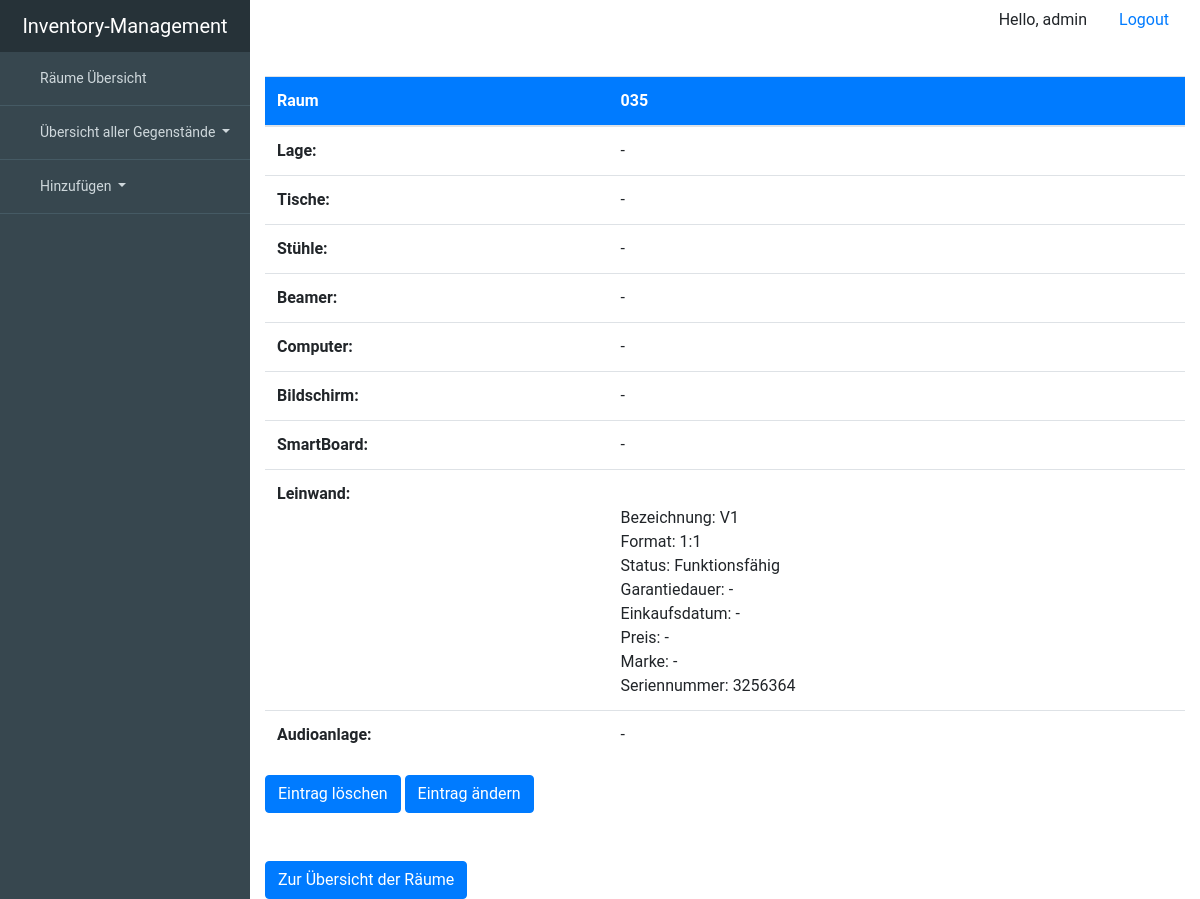
Screenshot of /room/035/ (signed in) with the database file from the repository.
### inventory_managementsentials/models.py (models this page shows, shortened)
class Room(models.Model):
    description = models.CharField(max_length=99, unique=True, primary_key=True)
    location = models.ForeignKey('Location', null=True, on_delete=models.SET_NULL, blank=True)
    blackboard = models.BooleanField(blank=True, null=True)
    chair = models.DecimalField(blank=True, max_digits=3, decimal_places=0, null=True)
    table = models.DecimalField(blank=True, max_digits=3, decimal_places=0, null=True)
    class Meta:
        verbose_name = "room"
        verbose_name_plural = "rooms"

class Device(models.Model):
    room = models.ForeignKey('Room', null=True, blank=True, on_delete=models.SET_NULL)
    description = models.CharField(max_length=99, unique=True, primary_key=True)
    working = 'working'
    broken = 'broken'
    status_choice = [(working, "working"), (broken, "broken")]
    status = models.CharField(choices=status_choice, max_length=7, blank=True, null=True)
    serialnumber = models.CharField(max_length=99, blank=True, null=True)
    warranty_period = models.IntegerField(blank=True, null=True)
    date_of_purchase = models.DateTimeField(blank=True, null=True)
    price = models.IntegerField(blank=True, null=True)
    brand = models.ForeignKey(Brand, on_delete=models.SET_NULL, blank=True, null=True)
    class Meta:
        abstract = True

class Canvas(Device):
    format11 = '1:1'
    format43 = '4:3'
    format169 = '16:9'
    format1610 = '16:10'
    format219 = '21:9'
    canvas_format_choice = [(format11, '1:1'), (format43, '4:3'), (format169, '16:9'), (format1610, '16:10'),
                            (format219, '21:9')]
    canvas_format = models.CharField(choices=canvas_format_choice, max_length=5, blank=True, null=True)
    class Meta:
        verbose_name = "Canvas"
        verbose_name_plural = "Canvas"

### inventory_managementsentials/views.py (the view)
# urls.py: url(r'^room/(?P<pk>.+)/$', views.RoomDetailView.as_view(), name='room'),
class RoomDetailView(LoginRequiredMixin, generic.DetailView):
    login_url = 'inventory_managementsentials:login'
    template_name = 'inventory_managementsentials/room_detail.html'
    model = Room

### inventory_managementsentials/templates/inventory_managementsentials/room_detail.html (shortened to what this page needs)
{% extends "inventory_managementsentials/base.html" %}
{% block content %}
    <table class="table table-hover" style="margin-top: 20px ">
        <thead style="background-color: #007bff; color: #ffffff">
        <tr>
            <th scope="col">Raum</th>
            <th scope="col">{{ object.description }}</th>
        </tr>
        </thead>
        <tbody>
        <tr>
            <th scope="row">Lage:</th>
            <td>{{ object.location|default_if_none:'-' }}</td>
        </tr>
        <tr>
            <th scope="row>">Tische:</th>
            <td>{{ object.table|default_if_none:'-' }}</td>
        </tr>
        <tr>
            <th scope="row>">Stühle:</th>
            <td>{{ object.chair|default_if_none:'-' }}</td>
        </tr>
        <tr>
        <th scope="row">Beamer:</th>
            <td>
                {% if object.beamer_set.all %}
                    {% for beamer in object.beamer_set.all %}
                        <br>
                        Bezeichnung: {{ beamer.description }}<br>
                        Anschlüsse:
                            {% if beamer.HDMI %}HDMI,{% endif %}
                            {% if beamer.VGA %}VGA,{% endif %}
                            {% if beamer.DVI %}DVI,{% endif %}
                            {% if beamer.DB %}DB,{% endif %}
                            {% if beamer.USBTypeC %}USBTypeC,{% endif %}
                        <br>
                        Status:
                        {% if beamer.status == 'working' %}
                            Funktionsfähig
                        {% elif beamer.status == 'broken' %}
                            Defekt
                        {% else %}
                            -
                        {% endif %}
                        <br>
                        Garantiedauer:
                        {% if beamer.warranty_period %}
                            {{ beamer.warranty_period }} Jahre
                        {% else %}
                            -
                        {% endif %}
                        <br>
                        Einkaufsdatum: {{ beamer.date_of_purchase|default_if_none:'-' }}<br>
                        Preis:
                        {% if beamer.price %}
                            {{ beamer.price}}€
                        {% else %}
                            keine Angabe
                        {% endif %}
                        <br>
                        Marke: {{ beamer.brand|default_if_none:'-'}}<br>
                        Seriennummer: {{ beamer.serialnumber|default_if_none:'-'}}<br>
                        <br>
                    {% endfor %}
                {% else %}
                    -
                {% endif %}
            </td>
        </tr>
        <tr>
            <th scope="row">Computer:</th>
            <td>
                {% if object.computer_set.all %}
                    {% for computer in object.computer_set.all %}
                        <br>
                        Bezeichnung: {{ computer.description }}<br>
                        Status:
                            {% if computer.status == 'working' %}
                                Funktionsfähig
                            {% elif computer.status == 'broken' %}
                                Defekt
                            {% else %}
                                -
                            {% endif %}
                        <br>
                        Garantiedauer:
                            {% if computer.warranty_period %}
                                {{ computer.warranty_period }} Jahre
                            {% else %}
                                -
                            {% endif %}
                        <br>
                        Einkaufsdatum: {{ computer.date_of_purchase|default_if_none:'-' }}<br>
                        Preis:
                        {% if computer.price %}
                            {{ computer.price}}€
                        {% else %}
                            -
                        {% endif %}
                        <br>
                        Marke: {{ computer.brand|default_if_none:'-'}}<br>
                        Seriennummer: {{ computer.serialnumber|default_if_none:'-'}}<br>
                        <br>
                    {% endfor %}
                {% else %}
                    -
                {% endif %}
            </td>
        </tr>
        <tr>
            <th scope="row">Bildschirm:</th>
            <td>
                {% if object.screen_set.all%}
                    {% for screen in object.screen_set.all %}
                        <br>
                        Bezeichnung: {{ screen.description}}<br>
                        Format: {{ screen.screen_format|default_if_none:'-' }}<br>
                        Status:
                            {% if screen.status == 'working' %}
                                Funktionsfähig
                            {% elif screen.status == 'broken' %}
                                Defekt
                            {% else %}
                                -
                            {% endif %}
                        <br>
                        Garantiedauer:
                        {% if screen.warranty_period %}
                            {{ screen.warranty_period }} Jahre
                        {% else %}
                            -
                        {% endif %}
                        <br>
                        Einkaufsdatum: {{ screen.date_of_purchase|default_if_none:'-' }}<br>
                        Preis:
                        {% if screen.price %}
                            {{ screen.price}}€
                        {% else %}
                            -
                        {% endif %}
                        <br>
                        Marke: {{ screen.brand|default_if_none:'-'}}<br>
                        Seriennummer: {{ screen.serialnumber|default_if_none:'-'}}<br>
                        <br>
                {% endfor %}
            {% else %}
            -
            {% endif %}
            </td>
        </tr>
        <tr>
            <th scope="row">SmartBoard:</th>
            <td>
                {% if object.smartboard_set.all %}
                    {% for smartboard in object.smartboard_set.all %}
                        <br>
                        Bezeichnung: {{ smartboard.description }}<br>
                        Status:
                            {% if smartboard.status == 'working' %}
                                Funktionsfähig
                            {% elif smartboard.status == 'broken' %}
                                Defekt
                            {% else %}
                                -
                            {% endif %}
                        <br>
                        Garantiedauer:
                        {% if smartboard.warranty_period %}
                            {{ smartboard.warranty_period }} Jahre
                        {% else %}
                            -
                        {% endif %}
                        <br>
                        Einkaufsdatum: {{ smartboard.date_of_purchase|default_if_none:'-' }}<br>
                        Preis:
                        {% if smartboard.price %}
                            {{ smartboard.price}}€
                        {% else %}
                            -
                        {% endif %}
                        <br>
                        Marke: {{ smartboard.brand|default_if_none:'-'}}<br>
                        Seriennummer: {{ smartboard.serialnumber|default_if_none:'-'}}<br>
                        <br>
                    {% endfor %}
                {% else%}
                    -
                {% endif %}
            </td>
        </tr>
        <tr>
            <th scope="row">Leinwand:</th>
            <td>
                {% if object.canvas_set.all %}
                    {% for canvas in object.canvas_set.all %}
                        <br>
                        Bezeichnung: {{ canvas.description}}<br>
                        Format: {{ canvas.canvas_format|default_if_none:'-' }}<br>
                        Status:
                        {% if canvas.status %}
                            Funktionsfähig<br>
                        {% elif canvas.status == False %}
                            Kaputt<br>
                        {% else %}
                            -
                        {% endif %}
                        Garantiedauer:
                        {% if canvas.warranty_period %}
                            {{ canvas.warranty_period }} Jahre
                        {% else %}
                            -
                        {% endif %}
                        <br>
                        Einkaufsdatum: {{ canvas.date_of_purchase|default_if_none:'-' }}<br>
                        Preis:
                        {% if canvas.price %}
                             {{ canvas.price }}€
                        {% else %}
                            -
                        {% endif %}
                        <br>
                        Marke: {{ canvas.brand|default_if_none:'-'}}<br>
                        Seriennummer: {{ canvas.serialnumber|default_if_none:'-'}}<br>
                    {% endfor %}
                {% else%}
                    -
                {% endif %}
            </td>
        </tr>
        <tr>
            <th scope="row">Audioanlage:</th>
            <td>
                {% if object.speakerset_set.all %}
                    {% for speakerset in object.speakerset_set.all %}
                        Bezeichnung: {{ speakerset.description }}<br>
                        Anzahl an Lautsprecher: {{ speakerset.quantity|default_if_none:'-' }}<br>
                        Status:
                            {% if speakerset.status == 'working' %}
                                Funktionsfähig
                            {% elif speakerset.status == 'broken' %}
                                Defekt
                            {% else %}
                                -
                            {% endif %}
                        <br>
                        <br>
                        Garantiedauer:
                        {% if speakerset.warranty_period %}
                            {{ speakerset.warranty_period }} Jahre
                        {% else %}
                            -
                        {% endif %}
                        <br>
                        Einkaufsdatum: {{ speakerset.date_of_purchase|default_if_none:'-' }}<br>
                        Preis:
                        {% if speakerset.price %}
                             {{ speakerset.price}}€
                        {% else %}
                            -
                        {% endif %}
                        <br>
                        Marke: {{ speakerset.brand|default_if_none:'-'}}<br>
                        Seriennummer: {{ speakerset.serialnumber|default_if_none:'-'}}<br>
                    {% endfor %}
                {% else %}
                    -
                {% endif %}
        </tr>
        </tbody>
    </table>
        <div>
            <a href='/delete/room/{{ room.description }}' class="btn btn-primary">Eintrag löschen</a>
            <a href='/update/room/{{ room.description }}' class="btn btn-primary">Eintrag ändern</a>
        </div>
    <br>
    <br>
    <a href="{% url 'inventory_managementsentials:RoomView' %}" class="btn btn-primary">Zur Übersicht der Räume</a>
{% endblock %}

### inventory_managementsentials/templates/inventory_managementsentials/base.html (shortened to what this page needs)
{% load static %}
<!DOCTYPE html>
<html lang="de">
<head>
    <link rel="stylesheet"
          href="https://stackpath.bootstrapcdn.com/bootstrap/4.4.1/css/bootstrap.min.css"
>
</head>
<body>
<div id="viewport">
  <div id="sidebar">
    <header>
      <a href="#">Inventory-Management</a>
    </header>
    <ul class="nav flex-column">
      <li class="nav-item">
        <a class="nav-link" href="{% url 'inventory_managementsentials:RoomView' %}">
           Räume Übersicht
        </a>
      </li>
        <li class="nav-item dropdown">
      <a class="nav-link dropdown-toggle" href="#" id="navbardrop" data-toggle="dropdown">
          Übersicht aller Gegenstände
      </a>
    </li>
        <li class="nav-item dropdown">
      <a class="nav-link dropdown-toggle" href="#" id="navbardrop" data-toggle="dropdown">
          Hinzufügen
      </a>
    </li>
    </ul>
  </div>
      <div class="container" >
        <ul class="nav justify-content-end">
            <li class="nav-item">
                <p class="nav-link">Hello, {{ request.user }}</p>
            </li>
          <li class="nav-item">
            <a class="nav-link" href="{% url 'inventory_managementsentials:logout' %}">Logout</a>
          </li>
        </ul>
      </div>
<div id="content">
    <div class="container-fluid">
      {% block content %}
      {% endblock content %}
    </div>
  </div>
</div>
</body>
</html>

### inventory_managementsentials/templates/inventory_managementsentials/base.html (style rules this page uses)
body { overflow-x: hidden; font-family: 'Roboto', sans-serif; font-size: 16px; }
#viewport { padding-left: 250px; -webkit-transition: all 0.5s ease; -moz-transition: all 0.5s ease; -o-transition: all 0.5s ease; transition: all 0.5s ease; }
#content { width: 100%; position: relative; margin-right: 0; }
#sidebar { z-index: 1000; position: fixed; left: 250px; width: 250px; height: 100%; margin-left: -250px; overflow-y: auto; background: #37474F; -webkit-transition: all 0.5s ease; -moz-transition: all 0.5s ease; -o-transition: all 0.5s ease; transition: all 0.5s ease; }
#sidebar header { background-color: #263238; font-size: 20px; line-height: 52px; text-align: center; }
#sidebar header a { color: #fff; display: block; text-decoration: none; }
#sidebar .nav a { background: none; border-bottom: 1px solid #455A64; color: #CFD8DC; font-size: 14px; padding: 16px 24px; }

### rows the page displays
Room: description "035", location "-", table "-", chair "-"
Canvas: description "V1", canvas_format "1:1", status "Funktionsfähig", date_of_purchase "-", brand "-", serialnumber "3256364"

### other values shown
{{ request.user }} "admin"
